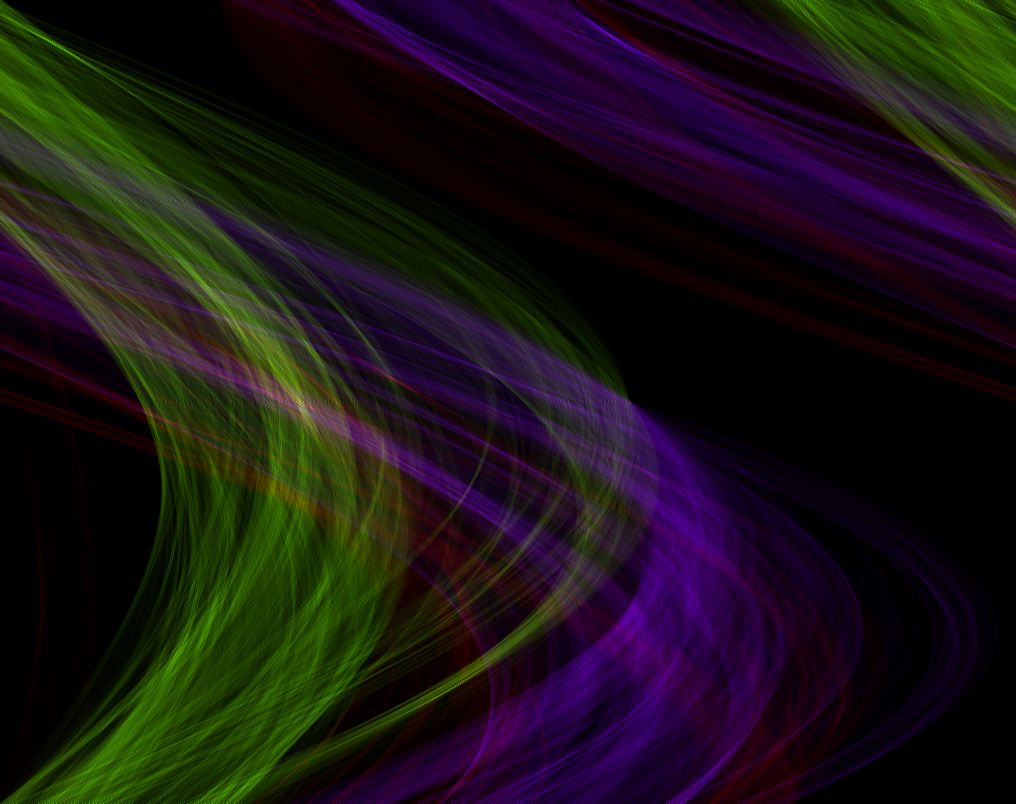
#> input picture images/output/mamma_meg_color_hough_large.png, 1016 x 804 px
$ python change_colors.py
#> lines starting #> are read from the running program, lines starting #| are printed output that depends on the picture; long printed decimals are rounded
import cv2
from matplotlib import pyplot as plt
import numpy as np


prefix = 'mamma_meg'
image = cv2.imread(f'images/output/{prefix}_color_hough_large.png')
#> image is the input picture: shape (804, 1016, 3); mean B, G, R 20.7, 19.4, 26.3
img = cv2.cvtColor(image, cv2.COLOR_BGR2RGB)

#img = (255-img)
img[img==0] = 255
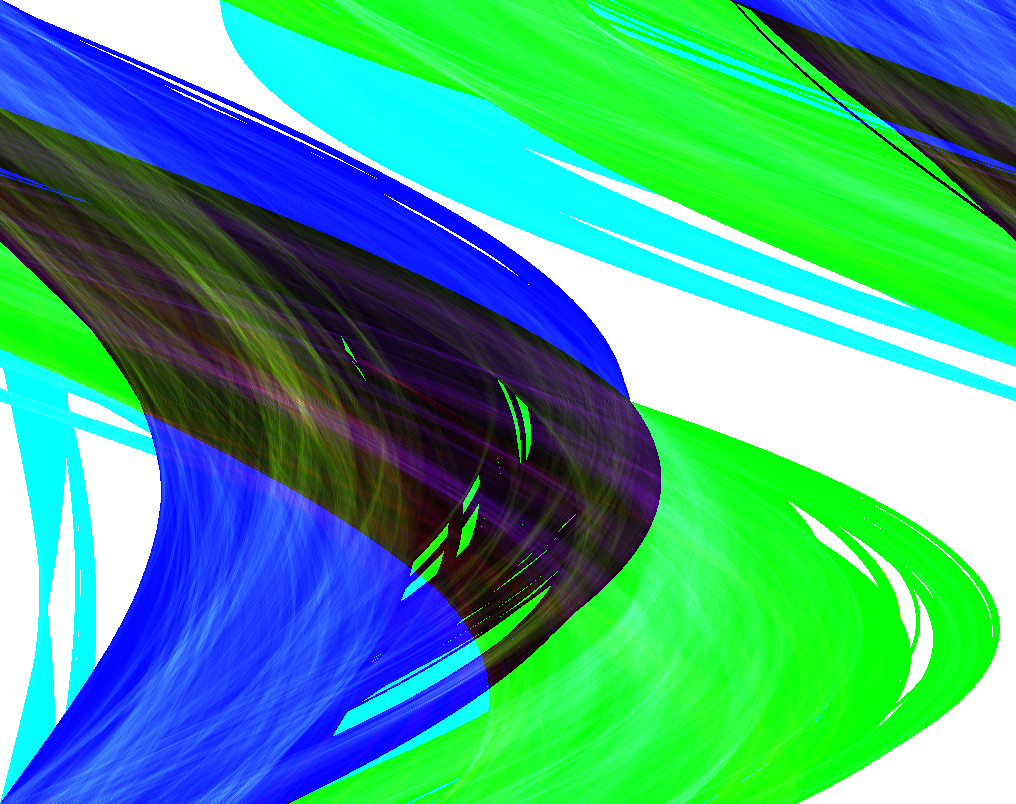
#> img: shape (804, 1016, 3); mean R, G, B 69.2, 165.8, 142.9
print(np.min(img), np.mean(img), np.max(img))
#| 1 125.958 255

plt.imshow(img/255)
plt.show()

$ run again, with images/output/alle_seperated_hough_large.png copied over images/output/mamma_meg_color_hough_large.png
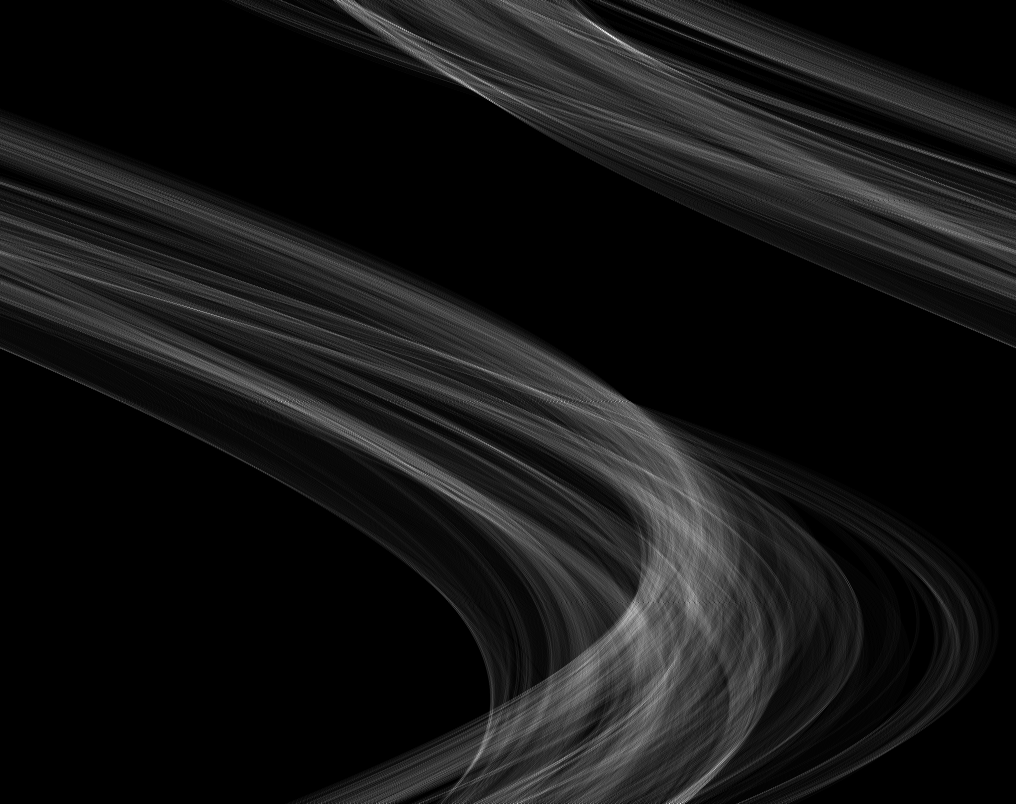
#> input picture images/output/alle_seperated_hough_large.png, 1016 x 804 px
#> image is the input picture: shape (804, 1016, 3); min 0, max 255, mean 20.7
#> `img[img==0] = 255`:
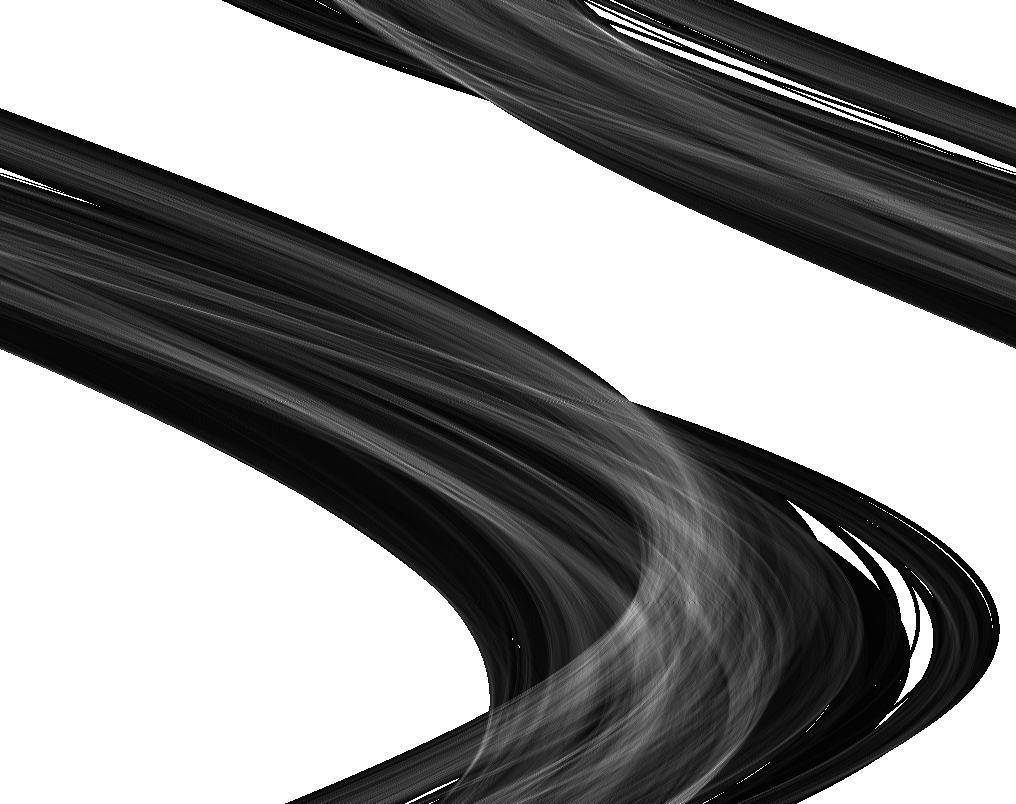
#> img: shape (804, 1016, 3); min 1, max 255, mean 142.9
#| 1 142.877 255

$ run again, with images/output/johannes_separated_hough_large.png copied over images/output/mamma_meg_color_hough_large.png
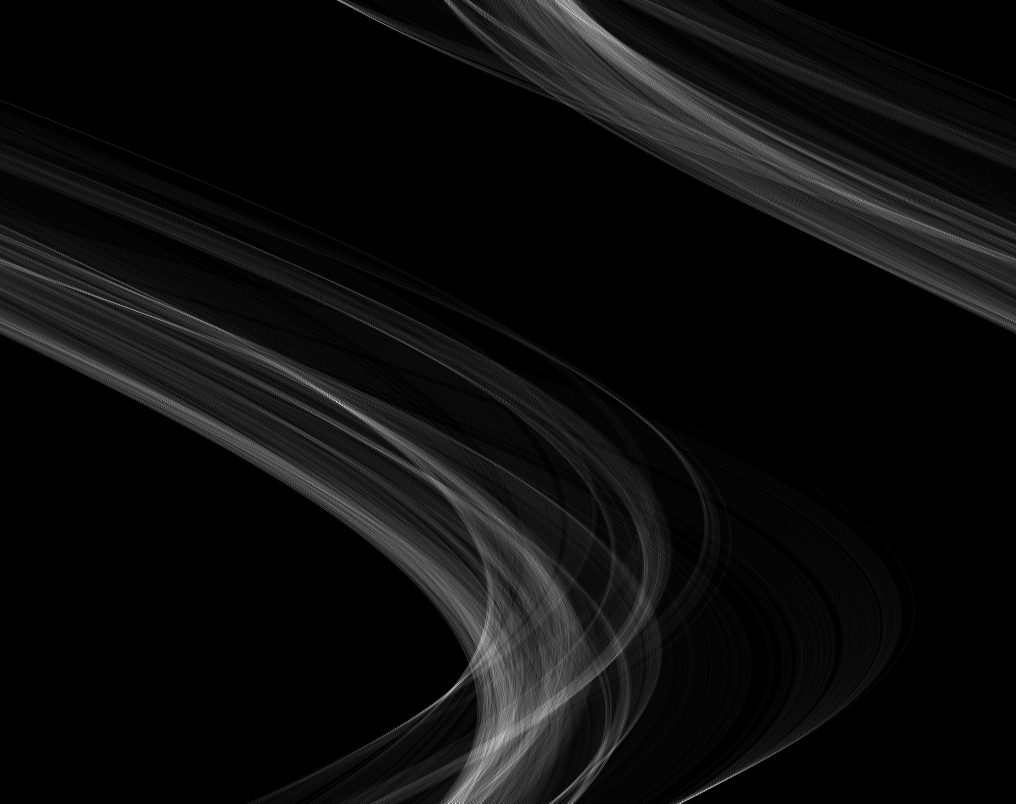
#> input picture images/output/johannes_separated_hough_large.png, 1016 x 804 px
#> image is the input picture: shape (804, 1016, 3); min 0, max 255, mean 12.9
#> `img[img==0] = 255`:
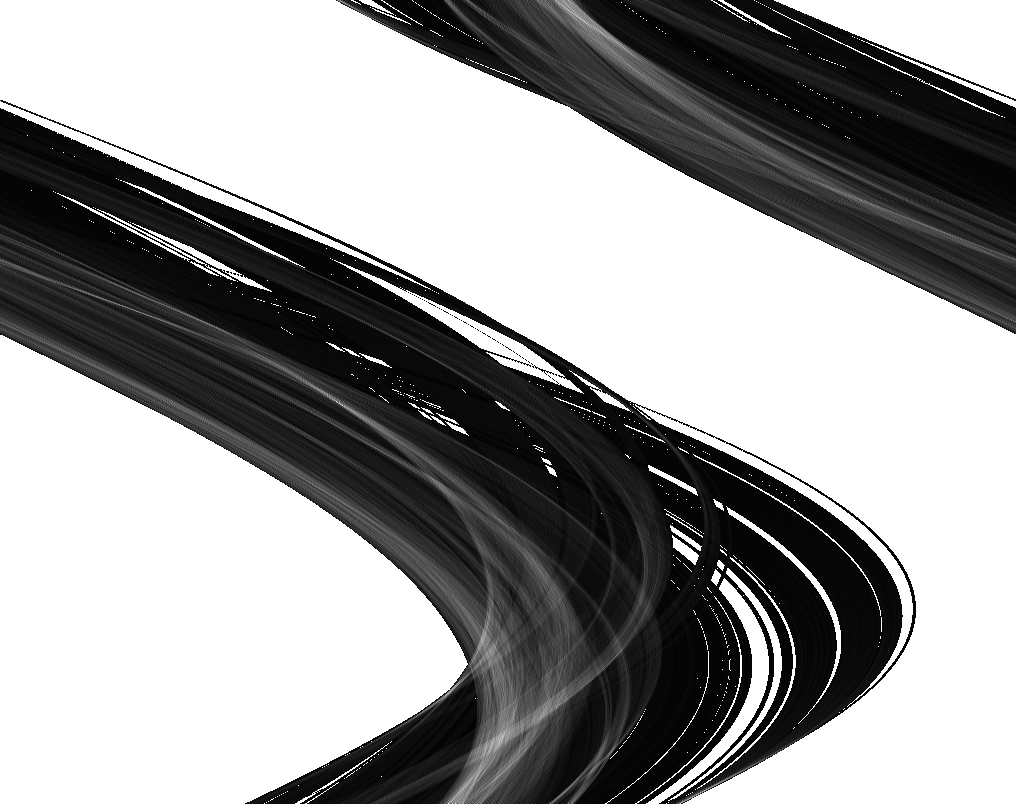
#> img: shape (804, 1016, 3); min 2, max 255, mean 153.4
#| 2 153.409 255

$ run again, with images/output/mamma_separated_hough_large.png copied over images/output/mamma_meg_color_hough_large.png
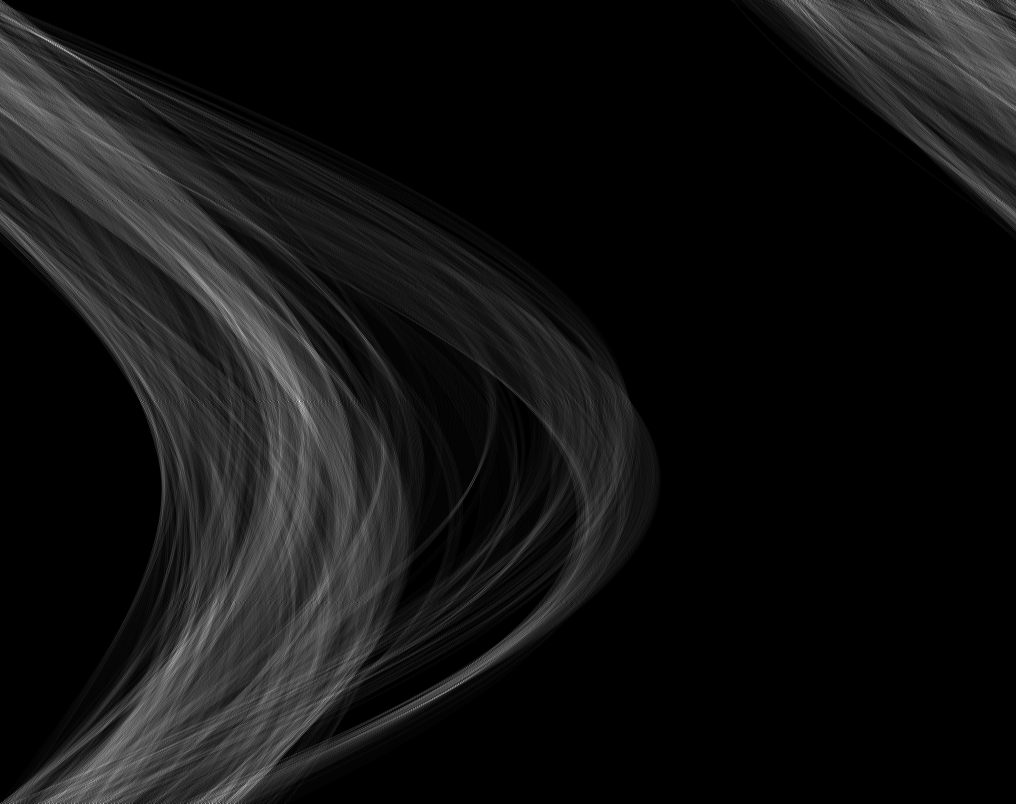
#> input picture images/output/mamma_separated_hough_large.png, 1016 x 804 px
#> image is the input picture: shape (804, 1016, 3); min 0, max 255, mean 18
#> `img[img==0] = 255`:
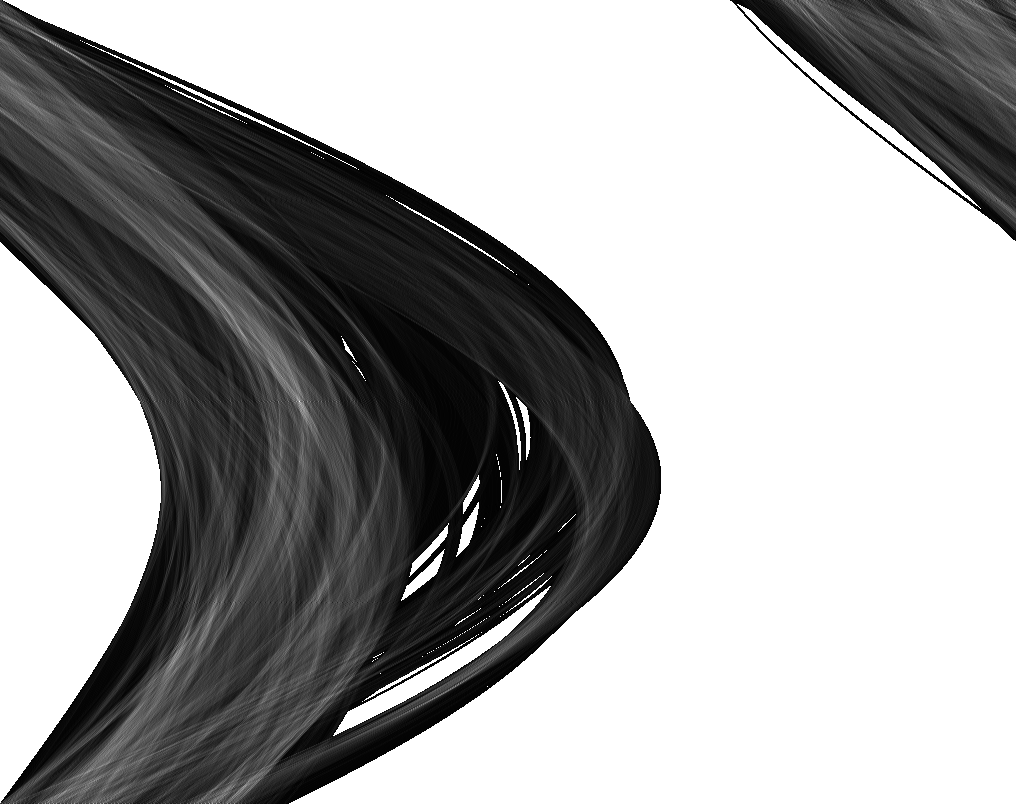
#> img: shape (804, 1016, 3); min 1, max 255, mean 164.4
#| 1 164.363 255
